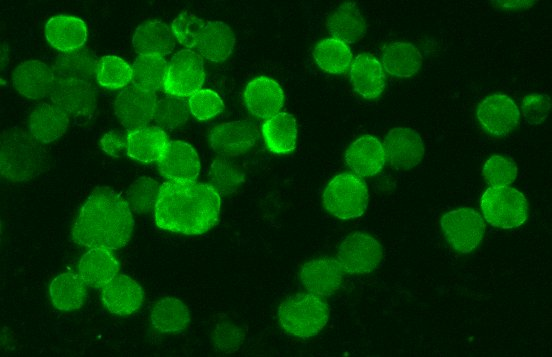
#> input picture S6-1.jpg, 552 x 357 px
$ jupyter execute Cell_Segmentation.ipynb
#> lines starting #> are read from the running program, lines starting #| are printed output that depends on the picture; after the words box and inside, x2 and y2 are one past the last pixel; in counts of white or black regions, pixels touching at a corner belong together; long printed decimals are rounded
### This is a python notebook supporting the manuscript entitled, "Single-cell barcode analysis provides a rapid readout of cellular signaling pathways in clinical specimens". This section illustrates code utilized for image segmentation which could be broadly applicable for public use.

Libraries Utilized

[cell 1]
import numpy as np
import cv2 as cv
from matplotlib import pyplot as plt
import pandas as pd

Load Test Image and common preprocessing

[cell 2]
img = cv.imread('S6-1.jpg')
#> img is the input picture: shape (357, 552, 3); mean B, G, R 1.2, 50.5, 1.1
plt.imshow(img)

[cell 3]
gray = cv.cvtColor(img,cv.COLOR_BGR2GRAY)
plt.imshow(gray)

Adaptive thresholding to threshold image based on local characteristics. Specific parameters were defined empircally based on image properties including number of overlaid channels, the nature of the cell staining, amount of background signal, size of cells and other general image characteristics to determine optimal cell segmentation based on human visual analysis. Should be adapted for your specific images.

[cell 4]
thresh = cv.adaptiveThreshold(gray,255, cv.ADAPTIVE_THRESH_GAUSSIAN_C,cv.THRESH_BINARY,111,0)
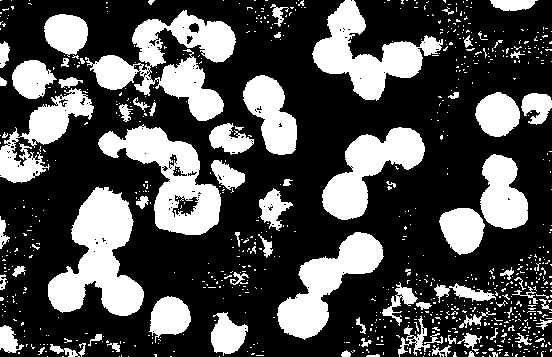
#> thresh: shape (357, 552); 30.7% white; 820 white regions (738 under 20 px), largest, box (x1, y1, x2, y2) and area: (48, 187, 144, 316) 6639, (85, 10, 236, 121) 6596, (98, 124, 221, 235) 5674
plt.imshow(thresh)

Noise removal to determine initial cell seedings for watershed based segmentation and determination of initial seedings and background areas. Distance metrics should be adjusted to reflect specific image properties. Metrics utilized here will potentially involve the loss of some cells (with the benefit of a higher level of certainty that objects obtained are true cells) or higher levels of noise (with the benefit of no object loss).

[cell 5]
# noise removal
kernel = np.ones((3,3),np.uint8)
opening = cv.morphologyEx(thresh,cv.MORPH_OPEN,kernel, iterations = 2)
#> opening: shape (357, 552); 26.6% white; 56 white regions (1 under 20 px), largest, box (x1, y1, x2, y2) and area: (48, 188, 144, 316) 6571, (313, 0, 422, 100) 4690, (278, 232, 383, 338) 4549
# sure background area
sure_bg = cv.dilate(opening,kernel,iterations=3)
#> sure_bg: shape (357, 552); 38.4% white; 40 white regions, largest, box (x1, y1, x2, y2) and area: (90, 8, 238, 124) 9053, (96, 125, 248, 238) 8437, (45, 185, 147, 319) 8400
# Finding sure foreground area
dist_transform = cv.distanceTransform(opening,cv.DIST_L2,5)
ret, sure_fg = cv.threshold(dist_transform,0.45*dist_transform.max(),255,0)
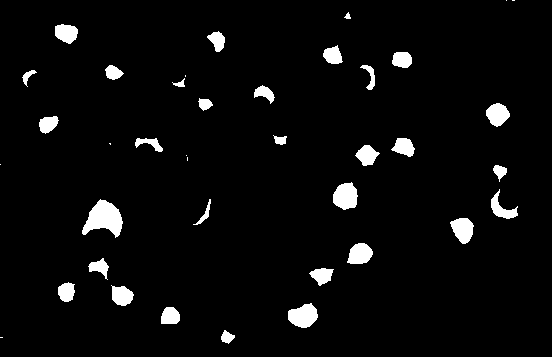
#> sure_fg: shape (357, 552) float32; 4.2% white; 39 white regions (8 under 20 px), largest, box (x1, y1, x2, y2) and area: (82, 199, 123, 238) 925, (288, 303, 318, 328) 533, (333, 182, 358, 210) 525
#> ret = 10.44
# Finding unknown region
sure_fg = np.uint8(sure_fg)
unknown = cv.subtract(sure_bg,sure_fg)
#> unknown: shape (357, 552); 34.1% white; 40 white regions, largest, box (x1, y1, x2, y2) and area: (90, 8, 238, 124) 8457, (96, 125, 248, 238) 8135, (45, 185, 147, 319) 6650

[cell 6]
plt.imshow(sure_fg)

[cell 7]
plt.imshow(sure_bg)

[cell 8]
plt.imshow(unknown)

[cell 9]
# Marker labelling
ret, markers = cv.connectedComponents(sure_fg)
#> markers: shape (357, 552) int32; 40 distinct labels, from 0 to 39
#> ret = 40
# Add one to all labels so that sure background is not 0, but 1
markers = markers+1
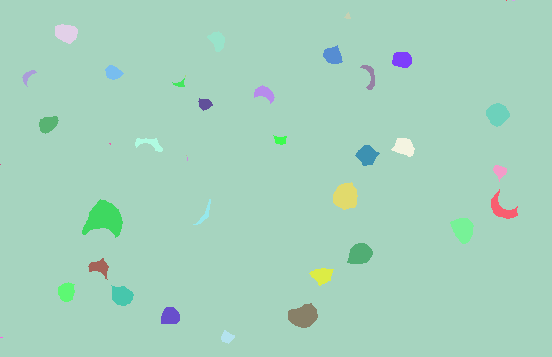
#> markers: shape (357, 552) int32; 40 distinct labels, from 1 to 40; one colour per label, 0 black
# Now, mark the region of unknown with zero
markers[unknown==255] = 0
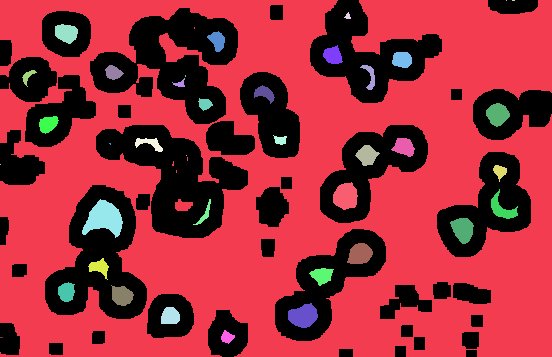
#> markers: shape (357, 552) int32; 41 distinct labels, from 0 to 40; one colour per label, 0 black

[cell 10]
markers = cv.watershed(img,markers)
#> markers: shape (357, 552) int32; 38 distinct labels, from -1 to 40
img[markers == -1] = [255,0,0]
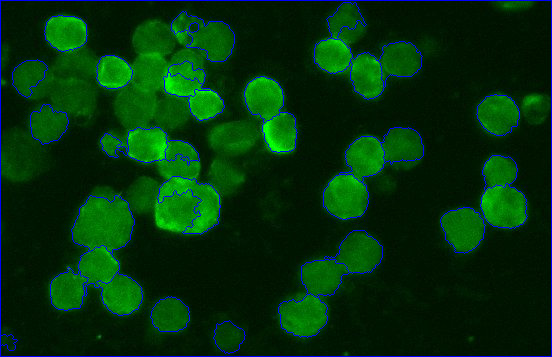
#> img: shape (357, 552, 3); 3.02% of pixels changed, all inside (x1, y1, x2, y2) = (0, 0, 552, 357)

[cell 11]
plt.imshow(markers)

Initial segmentation illustrating segmented regions determined to be individual cells.

Calculate size of individual cells

[cell 12]
# To find individual cells
l = 14
temp=markers.copy()
temp[markers!=l]=-1
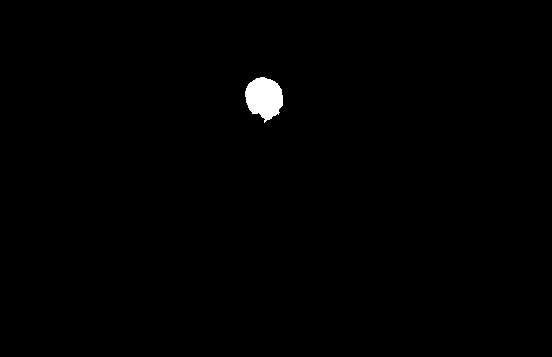
#> temp: shape (357, 552) int32; values -1 (black) and 14 (white), 0.62% white; 1 white region, box (x1, y1, x2, y2) and area: (245, 77, 283, 123) 1230
plt.imshow(temp)

Size filtering can be utilized to eliminate remaining errors to ensure pure cell populations. Can also be adapated for items such as aspect ratio etc.

[cell 13]
# Size Filtering
region, counts = np.unique(markers, return_counts=True)
#> region = 38 values from -1 to 40; counts = 38 values, max 153590 at index 1, min 22 at index 22, mean 5185.9
minimum_size = 1000
maximum_size = 400000

counter = 0
for size in counts:
    if size > minimum_size and size < maximum_size:
        counter += 1
        continue
    else:
        region[counter] = -1
        counts[counter] = 0
        counter +=1
#> this loop made 38 passes
#> size on passes 1 to 12: 5954, 153590, 695, 1157, 1558, 962, 1178, 883, 1121, 795, 394, 587
#> after the loop, counter = 38; counts = 38 values, max 153590 at index 1, min 0 at index 2, mean 4962.1; region = 38 values, max 37 at index 34, min -1 at index 0, mean 12.97

size_excluded = markers.copy()
#for marker in markers:
#    if

#size_excluded[markers in region] = -1
#plt.imshow(size_excluded)
region = set(region)
#> region = 24 items
region = list(region)
#> region = [1, 5, 6, 8, 10, 14, 16, 17, 18, 19, 20, 22, 27, 28, 29, 30, 31, 32, 33, 34, 35, 36, 37, -1]

# Display only small objects
test = np.isin(size_excluded, region)
#> test: shape (357, 552) bool; 95.7% white; 10 black regions, largest, box (x1, y1, x2, y2) and area: (164, 61, 224, 120) 1742, (314, 3, 366, 73) 1657, (151, 297, 189, 331) 992
size_excluded[test != False] = -1
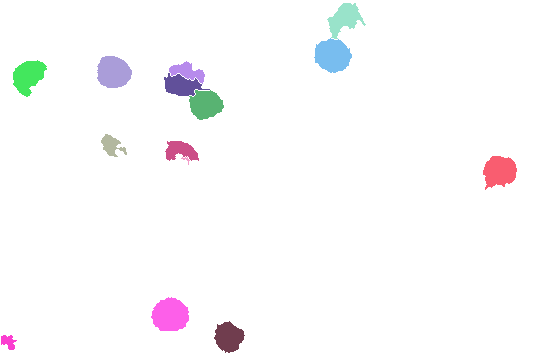
#> size_excluded: shape (357, 552) int32; 15 distinct labels, from -1 to 40; one colour per label, 0 black, -1 white
plt.imshow(size_excluded)
plt.show()
size_excluded = markers.copy()

# Display only remaining objects
test = np.isin(size_excluded, region)
size_excluded[test != True] = -1 # Set to background
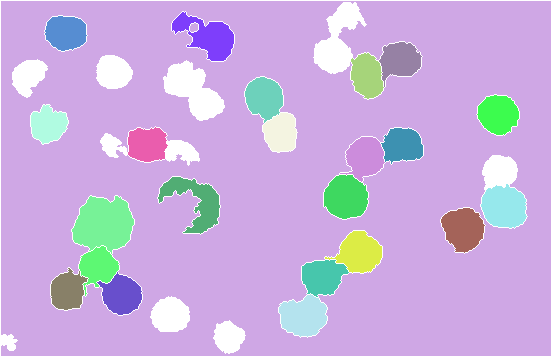
#> size_excluded: shape (357, 552) int32; 24 distinct labels, from -1 to 37; one colour per label, 0 black, -1 white
plt.imshow(size_excluded)

Extract intensities of each region from individual cells

[cell 14]
for cell in region:
    l = cell
    temp=markers.copy()
    temp[markers!=l]=-1

    mask = temp.copy()
    mask[mask > 1] = 255
    mask[mask < 1] = 0
    mask = np.uint8(mask)
    mean_val = cv.mean(gray, mask = mask)
    print(mean_val)
#> this loop made 24 passes
#> (cell, l, mean_val) on passes 2 to 13: (5, 5, (86.73, 0, 0, 0)), (6, 6, (56.62, 0, 0, 0)), (8, 8, (50.52, 0, 0, 0)), (10, 10, (74.47, 0, 0, 0)), (14, 14, (84.8, 0, 0, 0)), (16, 16, (62.42, 0, 0, 0)), (17, 17, (51.12, 0, 0, 0)), (18, 18, (96.11, 0, 0, 0)), (19, 19, (94.56, 0, 0, 0)), (20, 20, (50.34, 0, 0, 0)), (22, 22, (74.94, 0, 0, 0)), (27, 27, (75.95, 0, 0, 0))
#> (l, mean_val) on pass 1: (1, (19.77, 0, 0, 0))
#| (19.769, 0.0, 0.0, 0.0)
#| (86.730, 0.0, 0.0, 0.0)
#| (56.617, 0.0, 0.0, 0.0)
#| (50.515, 0.0, 0.0, 0.0)
#| (74.473, 0.0, 0.0, 0.0)
#| (84.805, 0.0, 0.0, 0.0)
#| (62.422, 0.0, 0.0, 0.0)
#| (51.118, 0.0, 0.0, 0.0)
#> (further printed lines are left out)
#> pass 1, `mask = temp.copy()`:
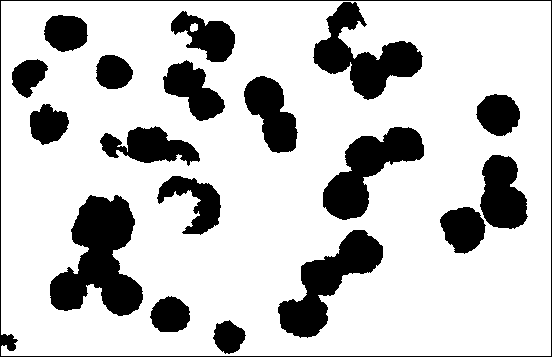
#> mask: shape (357, 552) int32; values -1 (black) and 1 (white), 77.9% white; 19 black regions, largest, box (x1, y1, x2, y2) and area: (50, 195, 143, 316) 6436, (278, 230, 383, 338) 4493, (313, 2, 423, 100) 4412
#> pass 2, `mask = temp.copy()`:
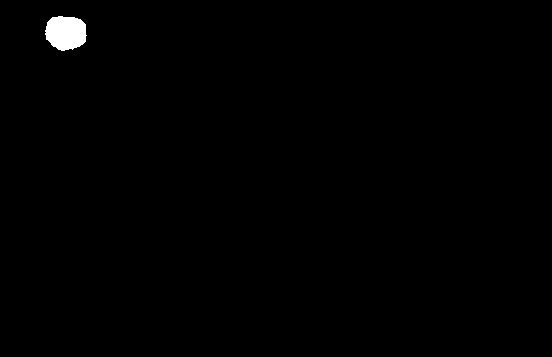
#> mask: shape (357, 552) int32; values -1 (black) and 5 (white), 0.59% white; 1 white region, box (x1, y1, x2, y2) and area: (45, 16, 87, 51) 1157
#> after the loop: mask: shape (357, 552); every value is 0
#> after the loop: temp: shape (357, 552) int32; every value is -1
